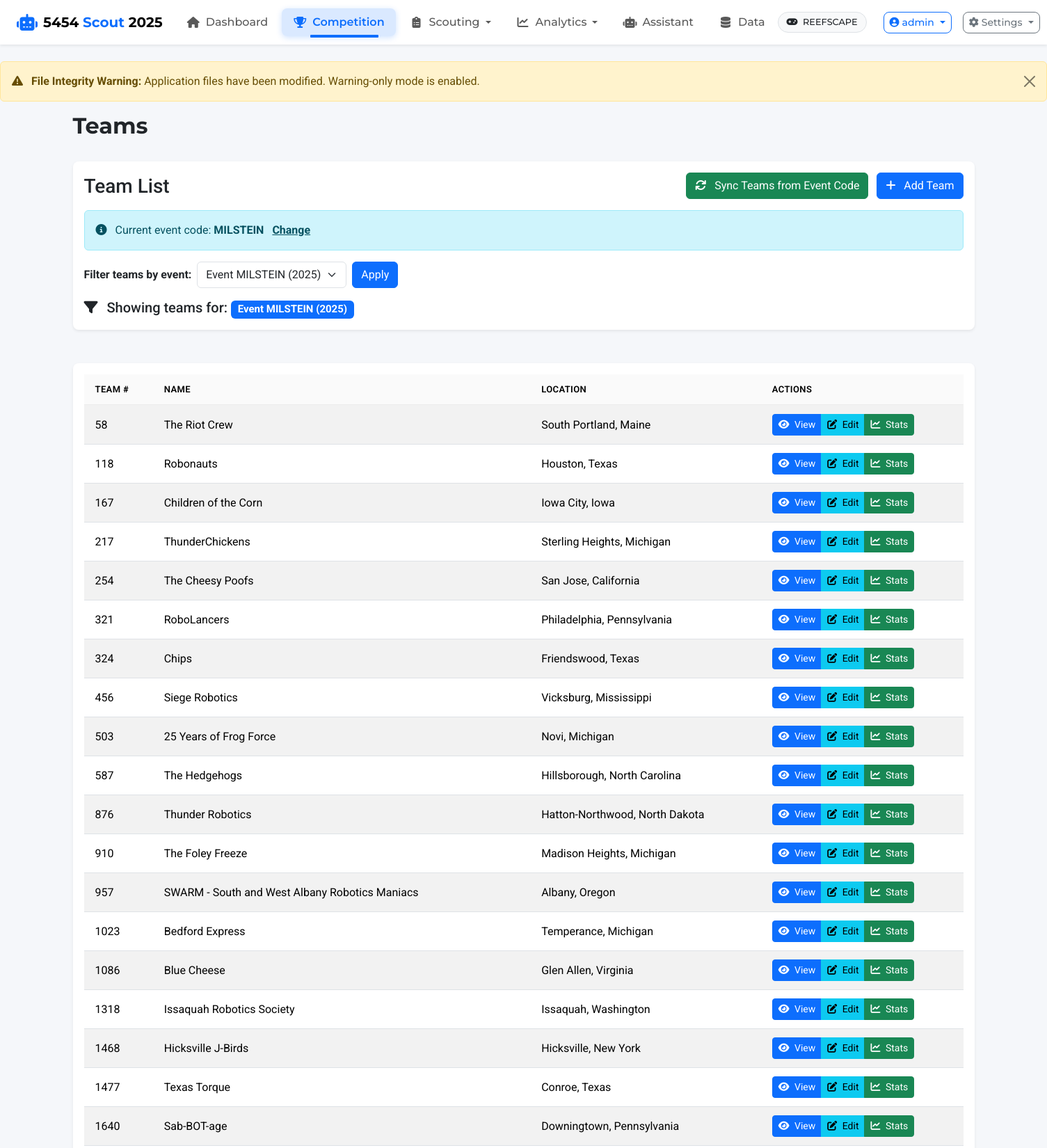
The page /teams/ (signed in, upper part) on the database its author committed.
### app/models.py (models this page shows, shortened)
class User(UserMixin, db.Model):
    id = db.Column(db.Integer, primary_key=True)
    username = db.Column(db.String(80), unique=True, nullable=False)
    email = db.Column(db.String(120), unique=True, nullable=True)
    password_hash = db.Column(db.String(128))
    is_active = db.Column(db.Boolean, default=True)
    created_at = db.Column(db.DateTime, default=datetime.utcnow)
    last_login = db.Column(db.DateTime)
    roles = db.relationship('Role', secondary=user_roles, lazy='subquery',
                           backref=db.backref('users', lazy=True))
    def has_role(self, role_name):
        return any(role.name == role_name for role in self.roles)
    def get_role_names(self):
        return [role.name for role in self.roles]

class Event(db.Model):
    id = db.Column(db.Integer, primary_key=True)
    name = db.Column(db.String(100), nullable=False)
    code = db.Column(db.String(20), unique=True)  # Event code like "CALA" or "NYRO"
    location = db.Column(db.String(100))
    start_date = db.Column(db.Date)
    end_date = db.Column(db.Date)
    year = db.Column(db.Integer, nullable=False)
    matches = db.relationship('Match', backref='event', lazy=True)

class Team(db.Model):
    id = db.Column(db.Integer, primary_key=True)
    team_number = db.Column(db.Integer, unique=True, nullable=False)
    team_name = db.Column(db.String(100))
    location = db.Column(db.String(100))
    scouting_data = db.relationship('ScoutingData', backref='team', lazy=True)
    events = db.relationship('Event', secondary=team_event, lazy='subquery',
                           backref=db.backref('teams', lazy=True))

### app/routes/teams.py (the view)
@bp.route('/')
@analytics_required
def index():
    game_config = current_app.config.get('GAME_CONFIG', {})
    current_event_code = game_config.get('current_event_code')
    event = None
    event_id = request.args.get('event_id', type=int)
    events = Event.query.order_by(Event.year.desc(), Event.name).all()
    if event_id:
        event = Event.query.get_or_404(event_id)
    elif current_event_code:
        event = Event.query.filter_by(code=current_event_code).first()
        if not event and events:
            flash(f"Event with code '{current_event_code}' not found. Please sync teams to create this event.", "warning")
    if event:
        teams = event.teams
    else:
        teams = []
        if not events:
            flash("No events found in the database. Add an event or sync teams to create events.", "info")
        else:
            flash("Please select an event to view teams.", "info")
    return render_template('teams/index.html', teams=teams, events=events, selected_event=event)

### app/templates/teams/index.html (shortened to what this page needs)
{% extends 'base.html' %}
{% block heading %}Teams{% endblock %}
{% block content %}
<div class="row mb-4">
    <div class="col-md-12">
        <div class="card">
            <div class="card-body">
                <div class="d-flex justify-content-between align-items-center">
                    <h3 class="mb-0">Team List</h3>
                    <div>
                        <a href="{{ url_for('teams.sync_from_config') }}" class="btn btn-success me-2">
                            <i class="fas fa-sync me-2"></i> Sync Teams from Event Code
                        </a>
                        <a href="{{ url_for('teams.add') }}" class="btn btn-primary">
                            <i class="fas fa-plus me-2"></i> Add Team
                        </a>
                    </div>
                </div>
                {% if config.GAME_CONFIG.current_event_code %}
                <div class="mt-3 alert alert-info">
                    <i class="fas fa-info-circle me-2"></i> Current event code: <strong>{{ config.GAME_CONFIG.current_event_code }}</strong>
                    <a href="{{ url_for('main.edit_config') }}" class="alert-link ms-2">Change</a>
                </div>
                {% else %}
                <div class="mt-3 alert alert-warning">
                    <i class="fas fa-exclamation-triangle me-2"></i> No event code configured.
                    <a href="{{ url_for('main.edit_config') }}" class="alert-link">Set an event code</a> to enable syncing teams.
                </div>
                {% endif %}
                <div class="mt-3">
                    <div class="d-flex align-items-center">
                        <label for="event-selector" class="form-label mb-0 me-2">
                            <strong>Filter teams by event:</strong>
                        </label>
                        <form method="get" action="{{ url_for('teams.index') }}" class="d-flex">
                            <select id="event-selector" name="event_id" class="form-select me-2" onchange="this.form.submit()">
                                {% for event in events %}
                                <option value="{{ event.id }}" {% if selected_event and selected_event.id == event.id %}selected{% endif %}>
                                    {{ event.name }} ({{ event.year }})
                                </option>
                                {% endfor %}
                            </select>
                            <button type="submit" class="btn btn-primary">Apply</button>
                        </form>
                    </div>
                </div>
                {% if selected_event %}
                <div class="mt-3">
                    <h5 class="mb-0">
                        <i class="fas fa-filter me-2"></i>
                        Showing teams for: <span class="badge bg-primary">{{ selected_event.name }} ({{ selected_event.year }})</span>
                    </h5>
                </div>
                {% endif %}
            </div>
        </div>
    </div>
</div>
<div class="row">
    <div class="col-md-12">
        <div class="card">
            <div class="card-body">
                {% if teams %}
                <div class="table-responsive">
                    <table class="table table-striped table-hover">
                        <thead>
                            <tr>
                                <th>Team #</th>
                                <th>Name</th>
                                <th>Location</th>
                                <th>Actions</th>
                            </tr>
                        </thead>
                        <tbody>
                            {% for team in teams %}
                            <tr>
                                <td>{{ team.team_number }}</td>
                                <td>{{ team.team_name }}</td>
                                <td>{{ team.location }}</td>
                                <td>
                                    <div class="btn-group" role="group">
                                        <a href="{{ url_for('teams.view', team_number=team.team_number) }}" class="btn btn-sm btn-primary">
                                            <i class="fas fa-eye me-1"></i> View
                                        </a>
                                        <a href="{{ url_for('teams.edit', team_number=team.team_number) }}" class="btn btn-sm btn-info">
                                            <i class="fas fa-edit me-1"></i> Edit
                                        </a>
                                        <a href="{{ url_for('visualization.team_stats', team_number=team.team_number) }}" class="btn btn-sm btn-success">
                                            <i class="fas fa-chart-line me-1"></i> Stats
                                        </a>
                                    </div>
                                </td>
                            </tr>
                            {% endfor %}
                        </tbody>
                    </table>
                </div>
                {% endif %}
            </div>
        </div>
    </div>
</div>
{% endblock %}

### app/templates/base.html (shortened to what this page needs)
<!DOCTYPE html>
<html lang="en" class="h-100">
<head>
    <link href="https://cdn.jsdelivr.net/npm/bootstrap@5.3.2/dist/css/bootstrap.min.css" rel="stylesheet">
    <link href="https://cdnjs.cloudflare.com/ajax/libs/font-awesome/6.4.0/css/all.min.css" rel="stylesheet">
    <link href="https://cdn.jsdelivr.net/npm/select2@4.1.0-rc.0/dist/css/select2.min.css" rel="stylesheet">
    <link href="https://cdn.jsdelivr.net/npm/select2-bootstrap-5-theme@1.3.0/dist/select2-bootstrap-5-theme.min.css" rel="stylesheet">
    <link rel="stylesheet" href="{{ url_for('static', filename='css/styles.css') }}">
</head>
<body class="d-flex flex-column h-100">
    <header class="app-header">
        <nav class="navbar navbar-expand-lg navbar-light shadow-sm">
            <div class="container-fluid px-lg-4 px-md-3 px-2">
                <a class="navbar-brand d-flex align-items-center" href="{% if user_has_role('scout') and not user_has_role('admin') and not user_has_role('analytics') %}{{ url_for('scouting.index') }}{% else %}{{ url_for('main.index') }}{% endif %}">
                    <i class="fas fa-robot brand-icon me-2"></i>
                    <span class="brand-text fw-bold">5454 <span class="text-primary">Scout</span> <span class="d-none d-sm-inline">{{ game_config.season }}</span></span>
                </a>
                <div class="collapse navbar-collapse" id="navbarMain">
                    {% if current_user.is_authenticated %}
                    <ul class="navbar-nav me-auto mb-2 mb-lg-0">
                        {% if not (user_has_role('scout') and not user_has_role('admin') and not user_has_role('analytics')) %}
                        <li class="nav-item">
                            <a class="nav-link px-3 py-2 {% if request.endpoint == 'main.index' %}active{% endif %}" href="{{ url_for('main.index') }}">
                                <i class="fas fa-home nav-icon"></i>
                                <span class="nav-text">Dashboard</span>
                            </a>
                        </li>
                        {% endif %}
                        {% if user_has_role('admin') or user_has_role('analytics') %}
                        <li class="nav-item dropdown">
                            <a class="nav-link dropdown-toggle px-3 py-2 {% if request.endpoint and (request.endpoint.startswith('teams') or request.endpoint.startswith('matches') or request.endpoint.startswith('alliances')) %}active{% endif %}"
                               href="#" role="button" data-bs-toggle="dropdown" aria-expanded="false">
                                <i class="fas fa-trophy nav-icon"></i>
                                <span class="nav-text">Competition</span>
                            </a>
                        </li>
                        {% endif %}
                        <li class="nav-item dropdown">
                            <a class="nav-link dropdown-toggle px-3 py-2 {% if request.endpoint and request.endpoint.startswith('scouting') %}active{% endif %}"
                               href="#" role="button" data-bs-toggle="dropdown" aria-expanded="false">
                                <i class="fas fa-clipboard-list nav-icon"></i>
                                <span class="nav-text">Scouting</span>
                            </a>
                        </li>
                        {% if user_has_role('admin') or user_has_role('analytics') %}
                        <li class="nav-item dropdown">
                            <a class="nav-link dropdown-toggle px-3 py-2 {% if request.endpoint and (request.endpoint.startswith('visualization') or request.endpoint.startswith('graphs')) %}active{% endif %}"
                               href="#" role="button" data-bs-toggle="dropdown" aria-expanded="false">
                                <i class="fas fa-chart-line nav-icon"></i>
                                <span class="nav-text">Analytics</span>
                            </a>
                        </li>
                        <li class="nav-item">
                            <a class="nav-link px-3 py-2 {% if request.endpoint and request.endpoint.startswith('assistant') %}active{% endif %}"
                               href="{{ url_for('assistant.index') }}">
                                <i class="fas fa-robot nav-icon"></i>
                                <span class="nav-text">Assistant</span>
                            </a>
                        </li>
                        <li class="nav-item">
                            <a class="nav-link px-3 py-2 {% if request.endpoint and request.endpoint.startswith('data') %}active{% endif %}"
                               href="{{ url_for('data.index') }}">
                                <i class="fas fa-database nav-icon"></i>
                                <span class="nav-text">Data</span>
                            </a>
                        </li>
                        {% endif %}
                    </ul>
                    {% endif %}
                    <div class="d-flex align-items-center navbar-actions">
                        {% if game_config %}
                        <div class="game-badge me-3 d-none d-lg-block">
                            <span class="badge bg-light text-dark border">
                                <i class="fas fa-gamepad me-1"></i>
                                <span class="d-none d-xl-inline">{{ game_config.game_name }}</span>
                            </span>
                        </div>
                        {% endif %}
                        {% if current_user.is_authenticated %}
                        <div class="dropdown me-2">
                            <button class="btn btn-outline-primary btn-sm d-flex align-items-center dropdown-toggle"
                                    type="button" data-bs-toggle="dropdown" aria-expanded="false">
                                <i class="fas fa-user-circle me-1"></i>
                                <span class="d-none d-md-inline">{{ current_user.username }}</span>
                            </button>
                        </div>
                        {% endif %}
                        {% if current_user.is_authenticated and (user_has_role('admin') or user_has_role('analytics')) %}
                        <div class="dropdown">
                            <button class="btn btn-outline-secondary btn-sm d-flex align-items-center dropdown-toggle"
                                    type="button" data-bs-toggle="dropdown" aria-expanded="false">
                                <i class="fas fa-cog me-1"></i>
                                <span class="d-none d-lg-inline">Settings</span>
                            </button>
                        </div>
                        {% endif %}
                    </div>
                </div>
            </div>
        </nav>
    </header>
    <div class="toast-container position-fixed top-0 end-0 p-3">
    </div>
    <main class="flex-shrink-0 py-4">
        {% if integrity_status.integrity_compromised and integrity_status.warning_only_mode %}
        <div class="alert alert-warning alert-dismissible fade show" role="alert">
            <i class="fas fa-exclamation-triangle me-2"></i>
            <strong>File Integrity Warning:</strong> Application files have been modified. Warning-only mode is enabled.
            <button type="button" class="btn-close" data-bs-dismiss="alert" aria-label="Close"></button>
        </div>
        {% endif %}
        <div class="container">
            <div class="row mb-4">
                <div class="col-12">
                    <h1 class="page-title">{% block heading %}FRC Scouting Platform{% endblock %}</h1>
                </div>
            </div>
            {% block content %}{% endblock %}
        </div>
    </main>
</body>
</html>

### rows shown on the page
User: username "admin"
Event: GAME_CONFIG.current_event_code "MILSTEIN", name "Event MILSTEIN", year "2025"
Team: team_number "58", team_name "The Riot Crew", location "South Portland, Maine"
Team: team_number "118", team_name "Robonauts", location "Houston, Texas"
Team: team_number "167", team_name "Children of the Corn", location "Iowa City, Iowa"
Team: team_number "217", team_name "ThunderChickens", location "Sterling Heights, Michigan"
Team: team_number "254", team_name "The Cheesy Poofs", location "San Jose, California"
Team: team_number "321", team_name "RoboLancers", location "Philadelphia, Pennsylvania"
Team: team_number "324", team_name "Chips", location "Friendswood, Texas"
Team: team_number "456", team_name "Siege Robotics", location "Vicksburg, Mississippi"
Team: team_number "503", team_name "25 Years of Frog Force", location "Novi, Michigan"
Team: team_number "587", team_name "The Hedgehogs", location "Hillsborough, North Carolina"
Team: team_number "876", team_name "Thunder Robotics", location "Hatton-Northwood, North Dakota"
Team: team_number "910", team_name "The Foley Freeze", location "Madison Heights, Michigan"
Team: team_number "957", team_name "SWARM - South and West Albany Robotics Maniacs", location "Albany, Oregon"
Team: team_number "1023", team_name "Bedford Express", location "Temperance, Michigan"
Team: team_number "1086", team_name "Blue Cheese", location "Glen Allen, Virginia"
Team: team_number "1318", team_name "Issaquah Robotics Society", location "Issaquah, Washington"
Team: team_number "1468", team_name "Hicksville J-Birds", location "Hicksville, New York"
Team: team_number "1477", team_name "Texas Torque", location "Conroe, Texas"
Team: team_number "1640", team_name "Sab-BOT-age", location "Downingtown, Pennsylvania"

### other values the page prints
{{ game_config.season }} "2025"
{{ game_config.game_name }} "REEFSCAPE"
form field event_id "Event MILSTEIN (2025)"
